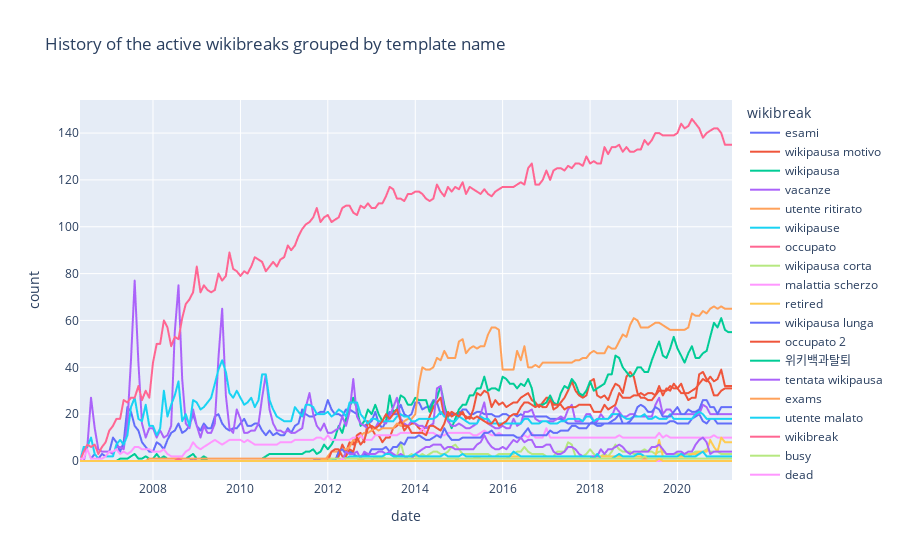

The cell this chart's notebook holds for it:
### Code cell
fig = px.line(breaks_history_wikibreak_count_cleaned, x='date', y='count', color='wikibreak', title='History of the active wikibreaks grouped by template name')
fig.show()

### Figure 1 — Plotly figure (JSON) as saved in the notebook; plotly's stock layout.template omitted (floating-point values rounded to 4 significant figures; data arrays with more than 128 entries replaced by an {"elided": "..."} marker saying what was removed)
{"data": [{"hovertemplate": "wikibreak=esami<br>date=%{x}<br>count=%{y}<extra></extra>", "legendgroup": "esami", "line": {"color": "#636efa", "dash": "solid"}, "mode": "lines", "name": "esami", "showlegend": true, "type": "scattergl", "x": {"elided": "180 str values"}, "xaxis": "x", "y": {"elided": "180 int values"}, "yaxis": "y"}, {"hovertemplate": "wikibreak=wikipausa motivo<br>date=%{x}<br>count=%{y}<extra></extra>", "legendgroup": "wikipausa motivo", "line": {"color": "#EF553B", "dash": "solid"}, "mode": "lines", "name": "wikipausa motivo", "showlegend": true, "type": "scattergl", "x": {"elided": "180 str values"}, "xaxis": "x", "y": {"elided": "180 int values"}, "yaxis": "y"}, {"hovertemplate": "wikibreak=wikipausa<br>date=%{x}<br>count=%{y}<extra></extra>", "legendgroup": "wikipausa", "line": {"color": "#00cc96", "dash": "solid"}, "mode": "lines", "name": "wikipausa", "showlegend": true, "type": "scattergl", "x": {"elided": "180 str values"}, "xaxis": "x", "y": {"elided": "180 int values"}, "yaxis": "y"}, {"hovertemplate": "wikibreak=vacanze<br>date=%{x}<br>count=%{y}<extra></extra>", "legendgroup": "vacanze", "line": {"color": "#ab63fa", "dash": "solid"}, "mode": "lines", "name": "vacanze", "showlegend": true, "type": "scattergl", "x": {"elided": "180 str values"}, "xaxis": "x", "y": {"elided": "180 int values"}, "yaxis": "y"}, {"hovertemplate": "wikibreak=utente ritirato<br>date=%{x}<br>count=%{y}<extra></extra>", "legendgroup": "utente ritirato", "line": {"color": "#FFA15A", "dash": "solid"}, "mode": "lines", "name": "utente ritirato", "showlegend": true, "type": "scattergl", "x": {"elided": "180 str values"}, "xaxis": "x", "y": {"elided": "180 int values"}, "yaxis": "y"}, {"hovertemplate": "wikibreak=wikipause<br>date=%{x}<br>count=%{y}<extra></extra>", "legendgroup": "wikipause", "line": {"color": "#19d3f3", "dash": "solid"}, "mode": "lines", "name": "wikipause", "showlegend": true, "type": "scattergl", "x": {"elided": "180 str values"}, "xaxis": "x", "y": {"elided": "180 int values"}, "yaxis": "y"}, {"hovertemplate": "wikibreak=occupato<br>date=%{x}<br>count=%{y}<extra></extra>", "legendgroup": "occupato", "line": {"color": "#FF6692", "dash": "solid"}, "mode": "lines", "name": "occupato", "showlegend": true, "type": "scattergl", "x": {"elided": "180 str values"}, "xaxis": "x", "y": {"elided": "180 int values"}, "yaxis": "y"}, {"hovertemplate": "wikibreak=wikipausa corta<br>date=%{x}<br>count=%{y}<extra></extra>", "legendgroup": "wikipausa corta", "line": {"color": "#B6E880", "dash": "solid"}, "mode": "lines", "name": "wikipausa corta", "showlegend": true, "type": "scattergl", "x": {"elided": "180 str values"}, "xaxis": "x", "y": {"elided": "180 int values"}, "yaxis": "y"}, {"hovertemplate": "wikibreak=malattia scherzo<br>date=%{x}<br>count=%{y}<extra></extra>", "legendgroup": "malattia scherzo", "line": {"color": "#FF97FF", "dash": "solid"}, "mode": "lines", "name": "malattia scherzo", "showlegend": true, "type": "scattergl", "x": {"elided": "180 str values"}, "xaxis": "x", "y": {"elided": "180 int values"}, "yaxis": "y"}, {"hovertemplate": "wikibreak=retired<br>date=%{x}<br>count=%{y}<extra></extra>", "legendgroup": "retired", "line": {"color": "#FECB52", "dash": "solid"}, "mode": "lines", "name": "retired", "showlegend": true, "type": "scattergl", "x": {"elided": "180 str values"}, "xaxis": "x", "y": {"elided": "180 int values"}, "yaxis": "y"}, {"hovertemplate": "wikibreak=wikipausa lunga<br>date=%{x}<br>count=%{y}<extra></extra>", "legendgroup": "wikipausa lunga", "line": {"color": "#636efa", "dash": "solid"}, "mode": "lines", "name": "wikipausa lunga", "showlegend": true, "type": "scattergl", "x": {"elided": "180 str values"}, "xaxis": "x", "y": {"elided": "180 int values"}, "yaxis": "y"}, {"hovertemplate": "wikibreak=occupato 2<br>date=%{x}<br>count=%{y}<extra></extra>", "legendgroup": "occupato 2", "line": {"color": "#EF553B", "dash": "solid"}, "mode": "lines", "name": "occupato 2", "showlegend": true, "type": "scattergl", "x": {"elided": "180 str values"}, "xaxis": "x", "y": {"elided": "180 int values"}, "yaxis": "y"}, {"hovertemplate": "wikibreak=위키백과탈퇴<br>date=%{x}<br>count=%{y}<extra></extra>", "legendgroup": "위키백과탈퇴", "line": {"color": "#00cc96", "dash": "solid"}, "mode": "lines", "name": "위키백과탈퇴", "showlegend": true, "type": "scattergl", "x": {"elided": "180 str values"}, "xaxis": "x", "y": {"elided": "180 int values"}, "yaxis": "y"}, {"hovertemplate": "wikibreak=tentata wikipausa<br>date=%{x}<br>count=%{y}<extra></extra>", "legendgroup": "tentata wikipausa", "line": {"color": "#ab63fa", "dash": "solid"}, "mode": "lines", "name": "tentata wikipausa", "showlegend": true, "type": "scattergl", "x": {"elided": "180 str values"}, "xaxis": "x", "y": {"elided": "180 int values"}, "yaxis": "y"}, {"hovertemplate": "wikibreak=exams<br>date=%{x}<br>count=%{y}<extra></extra>", "legendgroup": "exams", "line": {"color": "#FFA15A", "dash": "solid"}, "mode": "lines", "name": "exams", "showlegend": true, "type": "scattergl", "x": {"elided": "180 str values"}, "xaxis": "x", "y": {"elided": "180 int values"}, "yaxis": "y"}, {"hovertemplate": "wikibreak=utente malato<br>date=%{x}<br>count=%{y}<extra></extra>", "legendgroup": "utente malato", "line": {"color": "#19d3f3", "dash": "solid"}, "mode": "lines", "name": "utente malato", "showlegend": true, "type": "scattergl", "x": {"elided": "180 str values"}, "xaxis": "x", "y": {"elided": "180 int values"}, "yaxis": "y"}, {"hovertemplate": "wikibreak=wikibreak<br>date=%{x}<br>count=%{y}<extra></extra>", "legendgroup": "wikibreak", "line": {"color": "#FF6692", "dash": "solid"}, "mode": "lines", "name": "wikibreak", "showlegend": true, "type": "scattergl", "x": {"elided": "180 str values"}, "xaxis": "x", "y": {"elided": "180 int values"}, "yaxis": "y"}, {"hovertemplate": "wikibreak=busy<br>date=%{x}<br>count=%{y}<extra></extra>", "legendgroup": "busy", "line": {"color": "#B6E880", "dash": "solid"}, "mode": "lines", "name": "busy", "showlegend": true, "type": "scattergl", "x": {"elided": "180 str values"}, "xaxis": "x", "y": {"elided": "180 int values"}, "yaxis": "y"}, {"hovertemplate": "wikibreak=dead<br>date=%{x}<br>count=%{y}<extra></extra>", "legendgroup": "dead", "line": {"color": "#FF97FF", "dash": "solid"}, "mode": "lines", "name": "dead", "showlegend": true, "type": "scattergl", "x": {"elided": "180 str values"}, "xaxis": "x", "y": {"elided": "180 int values"}, "yaxis": "y"}, {"hovertemplate": "wikibreak=semi-retired<br>date=%{x}<br>count=%{y}<extra></extra>", "legendgroup": "semi-retired", "line": {"color": "#FECB52", "dash": "solid"}, "mode": "lines", "name": "semi-retired", "showlegend": true, "type": "scattergl", "x": {"elided": "180 str values"}, "xaxis": "x", "y": {"elided": "180 int values"}, "yaxis": "y"}], "layout": {"legend": {"title": {"text": "wikibreak"}, "tracegroupgap": 0}, "title": {"text": "History of the active wikibreaks grouped by template name"}, "xaxis": {"anchor": "y", "domain": [0, 1], "title": {"text": "date"}}, "yaxis": {"anchor": "x", "domain": [0, 1], "title": {"text": "count"}}}}
